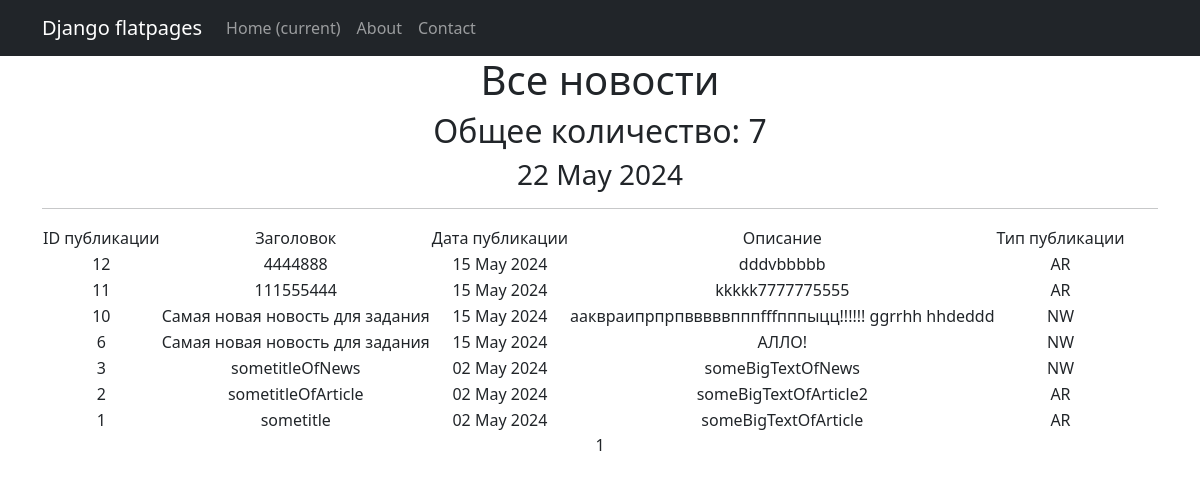
The page / on the database its author committed.
### news/models.py (models this page shows, shortened)
class Post(models.Model):
    author = models.ForeignKey(Author,on_delete=models.CASCADE)
    Article = 'AR'
    News = 'NW'
    CATEGORY_CHOICES = (
        (Article, 'Статья'),
        (News, 'Новость')
    )
    categoryType = models.CharField(max_length=2,choices=CATEGORY_CHOICES,default=Article)
    creationTime = models.DateTimeField(auto_now_add=True)
    newsCategory = models.ManyToManyField(Category,through='PostCategory')
    title = models.CharField(max_length=128)
    text = models.TextField()
    newsRating = models.IntegerField(default=0)
    added_at = models.DateTimeField(
        auto_now=True,
    )

### news/views.py (the view)
# urls.py: path('', PostsList.as_view(),name='posts_list'),
class PostsList(ListView):
    model = Post
    ordering = '-creationTime'
    template_name = 'news.html'
    context_object_name = 'news'
    paginate_by = 10
    def get_context_data(self, **kwargs):
        context = super().get_context_data(**kwargs)
        context['time_now'] = datetime.utcnow()
        context['next_sale'] = None
        return context

### news/templatetags/custom_filters.py (called while the page is built)
@register.filter()
def censor(text):
    if not isinstance(text,str):
        raise StrException
    else:
        text_list = text.split()
        censored_text_list = []
        for word in text_list:
            clean_word = ''.join(c for c in word if c not in string.punctuation)
            if clean_word.lower() in bad_words:
                censored_word = clean_word[0] + (len(clean_word) - 1) * '*'
                censored_text_list.append(word.replace(clean_word, censored_word))
            else:
                censored_text_list.append(word)
        return ' '.join(censored_text_list)

### templates/news.html (shortened to what this page needs)
{% extends 'flatpages/default.html' %}
{% load custom_filters %}
{% block content %}
   <h1>Все новости</h1>
   <h2>Общее количество: {{ page_obj.paginator.count }}</h2>
   <h3>{{ time_now|date:'d M Y' }}</h3>
   <hr>
   {% if news %}
       <table>
           <tr>
               <td>ID публикации</td>
               <td>Заголовок</td>
               <td>Дата публикации</td>
               <td>Описание</td>
               <td>Тип публикации</td>
           </tr>
           {% for new in news %}
           <tr>
               <td>{{ new.pk }}</td>
               <td>{{ new.title|censor }}</td>
               <td>{{ new.creationTime|date:'d M Y' }}</td>
               <td>{{ new.text|truncatewords:10|censor }}</td>
               <td>{{ new.categoryType }}</td>
               <td>
               </td>
           </tr>
           {% endfor %}
       </table>
   {% else %}
       <h2>Новостей нет!</h2>
   {% endif %}
   {{ page_obj.number }}
{% endblock content %}

### rows shown on the page
Post: pk "12", title|censor "4444888", creationTime "15 May 2024", text|censor "dddvbbbbb", categoryType "AR"
Post: pk "11", title|censor "111555444", creationTime "15 May 2024", text|censor "kkkkk7777775555", categoryType "AR"
Post: pk "10", title|censor "Самая новая новость для задания", creationTime "15 May 2024", text|censor "ааквраипрпрпвввввпппfffпппыцц!!!!!! ggrrhh hhdeddd", categoryType "NW"
Post: pk "6", title|censor "Самая новая новость для задания", creationTime "15 May 2024", text|censor "АЛЛО!", categoryType "NW"
Post: pk "3", title|censor "sometitleOfNews", creationTime "02 May 2024", text|censor "someBigTextOfNews", categoryType "NW"
Post: pk "2", title|censor "sometitleOfArticle", creationTime "02 May 2024", text|censor "someBigTextOfArticle2", categoryType "AR"
Post: pk "1", title|censor "sometitle", creationTime "02 May 2024", text|censor "someBigTextOfArticle", categoryType "AR"

### other values the page prints
{{ page_obj.paginator.count }} "7"
{{ time_now|date:'d M Y' }} "22 May 2024"
{{ page_obj.number }} "1"
